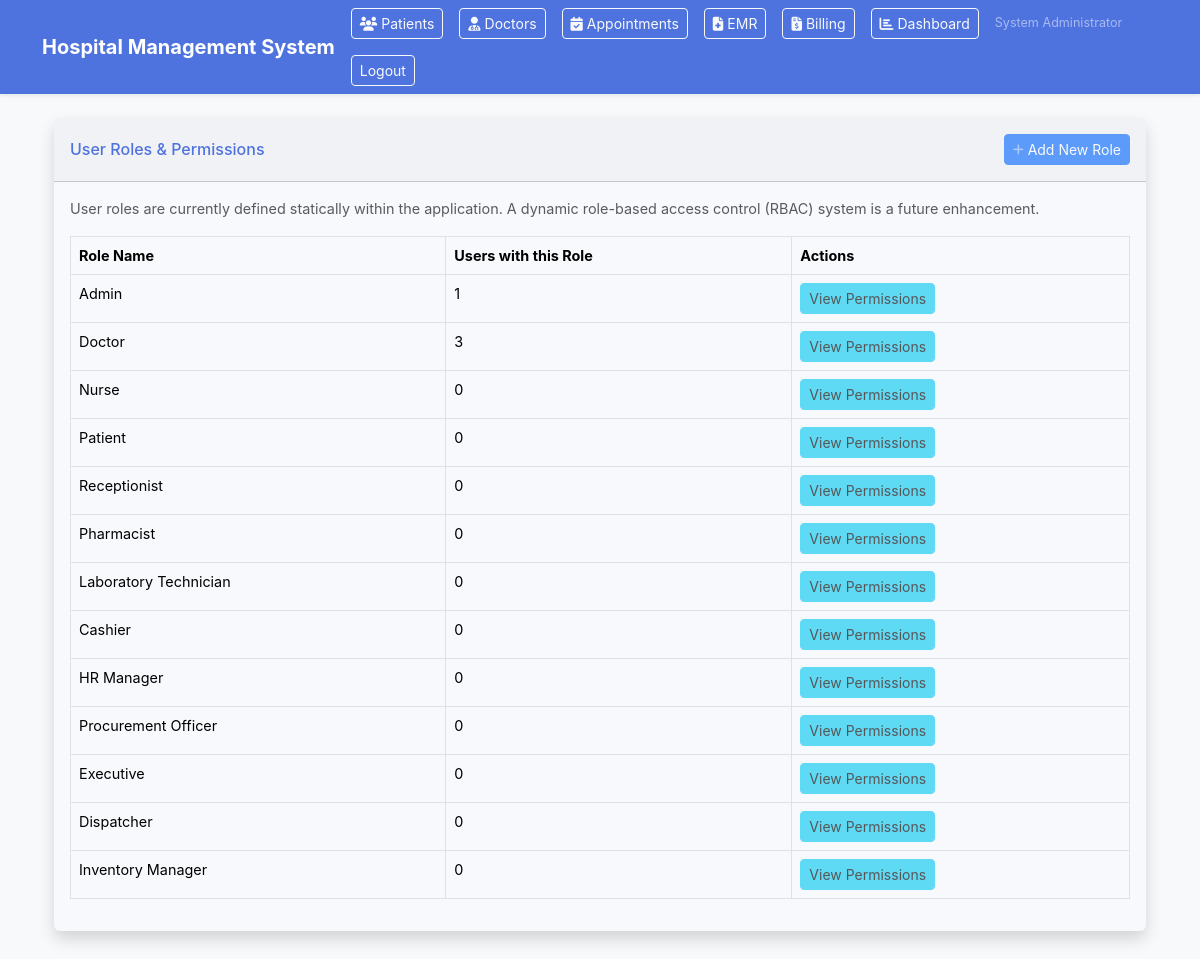
The page /admin/roles (signed in) on the database its author committed.
### Hospital-Management-System/models.py (models this page shows, shortened)
class User(db.Model, UserMixin):
    __tablename__ = "users"
    id = db.Column(db.Integer, primary_key=True)
    username = db.Column(db.String(80), unique=True, nullable=False)
    password_hash = db.Column(db.String(255), nullable=False)
    role = db.Column(db.String(50), nullable=False)
    full_name = db.Column(db.String(120), nullable=False, default="")
    failed_login_attempts = db.Column(db.Integer, default=0, nullable=False)
    is_locked = db.Column(db.Boolean, default=False, nullable=False)
    last_password_change = db.Column(db.DateTime, default=datetime.utcnow, nullable=False)
    patient = db.relationship("Patient", backref="user", uselist=False, cascade="all, delete-orphan")
    doctor = db.relationship("Doctor", backref="user", uselist=False, cascade="all, delete-orphan")
    nurse = db.relationship("Nurse", backref="user", uselist=False, cascade="all, delete-orphan")
    employee = db.relationship("Employee", backref=db.backref("user", uselist=False))

### Hospital-Management-System/routes/system_admin.py (the view)
@system_admin_bp.route("/roles")
@login_required
@role_required("Admin")
def list_roles():
    role_counts_query = db.session.query(User.role, func.count(User.id)).group_by(User.role).all()
    role_counts = {role: count for role, count in role_counts_query}
    all_roles = {role: role_counts.get(role, 0) for role in ROLES}
    return render_template("roles.html", title="User Roles & Permissions", roles_with_counts=all_roles)

### Hospital-Management-System/app.py (called while the page is built)
@login_manager.user_loader
def load_user(user_id: str):
    return get_user_by_id(int(user_id))

@app.before_request
def protect_pages():
    if request.endpoint in {None, "static"}:
        return None
    if request.endpoint in {"auth.login", "auth.logout", "auth.register"}:
        return None
    if current_user.is_authenticated:
        return None
    flash("Please log in to continue.", "warning")
    return redirect(url_for("auth.login"))

@app.context_processor
def inject_settings():
    if 'settings' not in g:
        try:
            if db.inspect(db.engine).has_table('system_settings'):
                g.settings = {s.key: s.value for s in SystemSetting.query.all()}
            else:
                g.settings = {}
        except Exception:
            g.settings = {}
    return dict(settings=g.settings)

### Hospital-Management-System/models.py (called while the page is built)
def get_user_by_id(user_id: int) -> Optional[User]:
    if current_app:
        return User.query.get(user_id)
    from app import app as flask_app
    with flask_app.app_context():
        return User.query.get(user_id)

### Hospital-Management-System/routes/auth.py (called while the page is built)
def role_required(*allowed_roles):
    def decorator(view):
        @wraps(view)
        def wrapped(*args, **kwargs):
            if not current_user.is_authenticated:
                flash("Please log in to continue.", "warning")
                return redirect(url_for("auth.login"))
            if current_user.role not in allowed_roles:
                flash("You do not have permission to view this page.", "danger")
                return redirect(url_for("auth.dashboard"))
            return view(*args, **kwargs)
        return wrapped
    return decorator

### Hospital-Management-System/routes/roles.html (shortened to what this page needs)
{% extends "base.html" %}
{% block content %}
<div class="container-fluid">
    <div class="card shadow mb-4">
        <div class="card-header py-3 d-flex justify-content-between align-items-center">
            <h6 class="m-0 font-weight-bold text-primary">{{ title }}</h6>
            <button class="btn btn-primary btn-sm" disabled> Add New Role</button>
        </div>
        <div class="card-body">
            <p class="text-muted">User roles are currently defined statically within the application. A dynamic role-based access control (RBAC) system is a future enhancement.</p>
            <div class="table-responsive">
                <table class="table table-bordered" id="dataTable" width="100%" cellspacing="0">
                    <thead>
                        <tr>
                            <th>Role Name</th>
                            <th>Users with this Role</th>
                            <th>Actions</th>
                        </tr>
                    </thead>
                    <tbody>
                        {% for role, count in roles_with_counts.items() %}
                        <tr>
                            <td>{{ role }}</td>
                            <td>{{ count }}</td>
                            <td>
                                <button class="btn btn-info btn-sm" disabled>View Permissions</button>
                            </td>
                        </tr>
                        {% else %}
                        <tr>
                            <td colspan="3" class="text-center">No roles found.</td>
                        </tr>
                        {% endfor %}
                    </tbody>
                </table>
            </div>
        </div>
    </div>
</div>
{% endblock %}

### Hospital-Management-System/templates/base.html (shortened to what this page needs)
<!doctype html>
<html lang="en">
<head>
    <link href="https://cdn.jsdelivr.net/npm/bootstrap@5.3.3/dist/css/bootstrap.min.css" rel="stylesheet">
    <link rel="stylesheet" href="https://cdnjs.cloudflare.com/ajax/libs/font-awesome/6.5.2/css/all.min.css">
    <link rel="stylesheet" href="{{ url_for('static', filename='css/style.css') }}">
</head>
<body class="bg-light">
    <nav class="navbar navbar-expand-lg navbar-dark bg-primary shadow-sm">
        <div class="container">
            <a class="navbar-brand fw-bold" href="{{ url_for('auth.dashboard') if current_user.is_authenticated else url_for('auth.login') }}">Hospital Management System</a>
            {% if current_user.is_authenticated %}
                <div class="d-flex align-items-center gap-3 flex-wrap">
                    <a class="btn btn-outline-light btn-sm" href="{{ url_for('patients.patients_index') }}"><i class="fas fa-users me-1"></i>Patients</a>
                    <a class="btn btn-outline-light btn-sm" href="{{ url_for('doctors.doctors_index') }}"><i class="fas fa-user-md me-1"></i>Doctors</a>
                    <a class="btn btn-outline-light btn-sm" href="{{ url_for('appointments.appointments_index') }}"><i class="fas fa-calendar-check me-1"></i>Appointments</a>
                    <a class="btn btn-outline-light btn-sm" href="{{ url_for('emr.emr_index') }}"><i class="fas fa-file-medical me-1"></i>EMR</a>
                    <a class="btn btn-outline-light btn-sm" href="{{ url_for('billing.billing_index') }}"><i class="fas fa-file-invoice-dollar me-1"></i>Billing</a>
                    <a class="btn btn-outline-light btn-sm" href="{{ url_for('patients.dashboard_patients') }}"><i class="fas fa-chart-bar me-1"></i>Dashboard</a>
                    <span class="text-white-50 small">{{ current_user.full_name or current_user.username }}</span>
                    <a class="btn btn-outline-light btn-sm" href="{{ url_for('auth.logout') }}">Logout</a>
                </div>
            {% endif %}
        </div>
    </nav>
    <main class="container py-4">
        {% block content %}{% endblock %}
    </main>
</body>
</html>

### Hospital-Management-System/static/css/style.css (style rules this page uses)
:root { --bs-primary-rgb: 78, 115, 223; --bs-secondary-rgb: 133, 135, 150; --bs-font-sans-serif: "Inter", -apple-system, BlinkMacSystemFont, "Segoe UI", Roboto, "Helvetica Neue", Arial, sans-serif; --bs-body-font-family: var(--bs-font-sans-serif); --bs-body-font-size: 0.9rem; --bs-body-color: #5a5c69; --bs-body-bg: #f8f9fc; }
body { overflow-x: hidden; }
.navbar { box-shadow: 0 0.15rem 1.75rem 0 rgba(58, 59, 69, 0.15); }
.card { border: none; transition: all 0.3s; }
.card-header { font-weight: 600; }

### rows shown on the page
User: full_name "System Administrator", role "Admin", id "1"
User: role "Doctor", id "3"

### other values the page prints
{{ title }} "User Roles & Permissions"
{{ role }} "Nurse" "Patient" "Receptionist" "Pharmacist" "Laboratory Technician" "Cashier" "HR Manager" "Procurement Officer" "Executive" "Dispatcher" "Inventory Manager"
{{ count }} "0" "0" "0" "0" "0" "0" "0" "0" "0" "0" "0"
